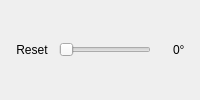
         <widget class="QWidget" name="pageHue">
          <layout class="QHBoxLayout" name="horizontalLayoutHue">
           <property name="topMargin">
            <number>2</number>
           </property>
           <property name="bottomMargin">
            <number>2</number>
           </property>
           <item>
            <widget class="QToolButton" name="hueReset">
             <property name="toolTip">
              <string>Reset hue shift</string>
             </property>
             <property name="styleSheet">
              <string notr="true">QToolButton {
border:0px
}</string>
             </property>
             <property name="text">
              <string>Reset</string>
             </property>
             <property name="icon">
              <iconset resource="../icons.qrc">
               <normaloff>:/glmixer/icons/view-refresh.png</normaloff>:/glmixer/icons/view-refresh.png</iconset>
             </property>
             <property name="iconSize">
              <size>
               <width>16</width>
               <height>16</height>
              </size>
             </property>
            </widget>
           </item>
           <item>
            <widget class="QSlider" name="hueSlider">
             <property name="toolTip">
              <string>Adjust color hue</string>
             </property>
             <property name="minimum">
              <number>0</number>
             </property>
             <property name="maximum">
              <number>360</number>
             </property>
             <property name="orientation">
              <enum>Qt::Horizontal</enum>
             </property>
            </widget>
           </item>
           <item>
            <widget class="QSpinBox" name="hueBox">
             <property name="toolTip">
              <string>Adjust color hue</string>
             </property>
             <property name="styleSheet">
              <string notr="true">QSpinBox {
	Background-color: transparent;
     border-color: transparent;
     border-width: 1px;
	border-style: solid;
    border-radius:5px;
}

QSpinBox:hover{
	Background-color: palette(Light);
     border-color: palette(Dark);
}</string>
             </property>
             <property name="frame">
              <bool>false</bool>
             </property>
             <property name="alignment">
              <set>Qt::AlignRight|Qt::AlignTrailing|Qt::AlignVCenter</set>
             </property>
             <property name="readOnly">
              <bool>false</bool>
             </property>
             <property name="buttonSymbols">
              <enum>QAbstractSpinBox::NoButtons</enum>
             </property>
             <property name="correctionMode">
              <enum>QAbstractSpinBox::CorrectToNearestValue</enum>
             </property>
             <property name="suffix">
              <string>°</string>
             </property>
             <property name="minimum">
              <number>0</number>
             </property>
             <property name="maximum">
              <number>360</number>
             </property>
            </widget>
           </item>
          </layout>
         </widget>
